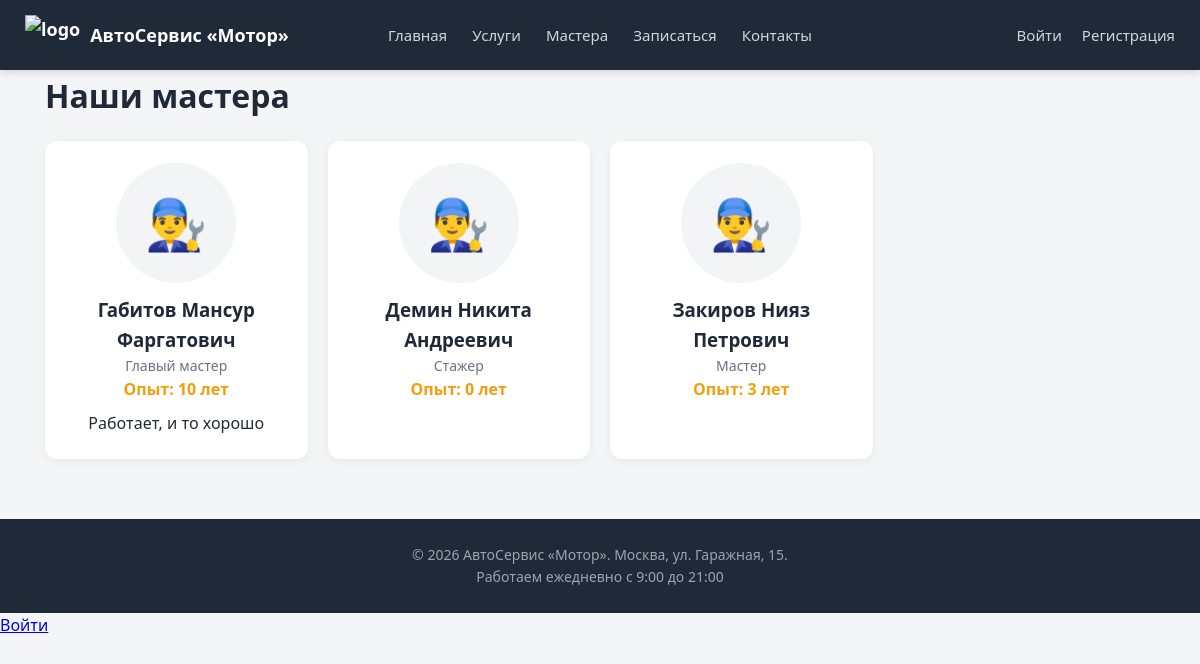
Page /masters/ on the committed database.
### main/models.py (models this page shows, shortened)
class Master(models.Model):
    full_name = models.CharField("ФИО", max_length=200)
    position = models.CharField("Должность", max_length=200)
    experience = models.PositiveIntegerField("Опыт, лет", default=1)
    photo = models.ImageField("Фото", upload_to='masters/', blank=True, null=True)
    description = models.TextField("О мастере", blank=True)
    is_active = models.BooleanField("Работает", default=True)
    class Meta:
        verbose_name = "Мастер"
        verbose_name_plural = "Мастера"
        ordering = ['full_name']

### main/views.py (the view)
# urls.py: path('masters/', views.masters, name='masters'),
def masters(request):
    masters_qs = Master.objects.filter(is_active=True)
    return render(request, 'masters.html', {'masters': masters_qs})

### config/templates/masters.html (shortened to what this page needs)
{% extends "base.html" %}
{% block content %}
<h1>Наши мастера</h1>
<div class="masters">
    {% for m in masters %}
        <div class="master-card">
            {% if m.photo %}
                <img src="{{ m.photo.url }}" alt="{{ m.full_name }}">
            {% else %}
                <div class="photo-placeholder">👨‍🔧</div>
            {% endif %}
            <h3>{{ m.full_name }}</h3>
            <p class="position">{{ m.position }}</p>
            <p class="experience">Опыт: {{ m.experience }} лет</p>
            <p>{{ m.description }}</p>
        </div>
    {% empty %}
        <p>Информация о мастерах скоро появится.</p>
    {% endfor %}
</div>
{% endblock %}

### config/static/css/style.css (style rules this page uses)
* { box-sizing: border-box; margin: 0; padding: 0; }
body { font-family: 'Segoe UI', Arial, sans-serif; background: #f4f5f7; color: #1f2937; line-height: 1.6; }
.masters { display: grid; grid-template-columns: repeat(auto-fill, minmax(240px, 1fr)); gap: 20px; margin: 20px 0; }
.master-card { background: #fff; padding: 22px; border-radius: 12px; text-align: center; box-shadow: 0 2px 8px rgba(0,0,0,.06); }
.master-card img, .photo-placeholder { width: 120px; height: 120px; border-radius: 50%; object-fit: cover; margin: 0 auto 12px; display: block; }
.photo-placeholder { background: #f3f4f6; display: flex; align-items: center; justify-content: center; font-size: 50px; }
.master-card .position { color: #6b7280; font-size: 14px; }
.master-card .experience { color: #f59e0b; font-weight: 600; margin-bottom: 8px; }

### rows in the picture
Master: full_name "Габитов Мансур Фаргатович", position "Главый мастер", experience "10", description "Работает, и то хорошо"
Master: full_name "Демин Никита Андреевич", position "Стажер", experience "0"
Master: full_name "Закиров Нияз Петрович", position "Мастер", experience "3"
